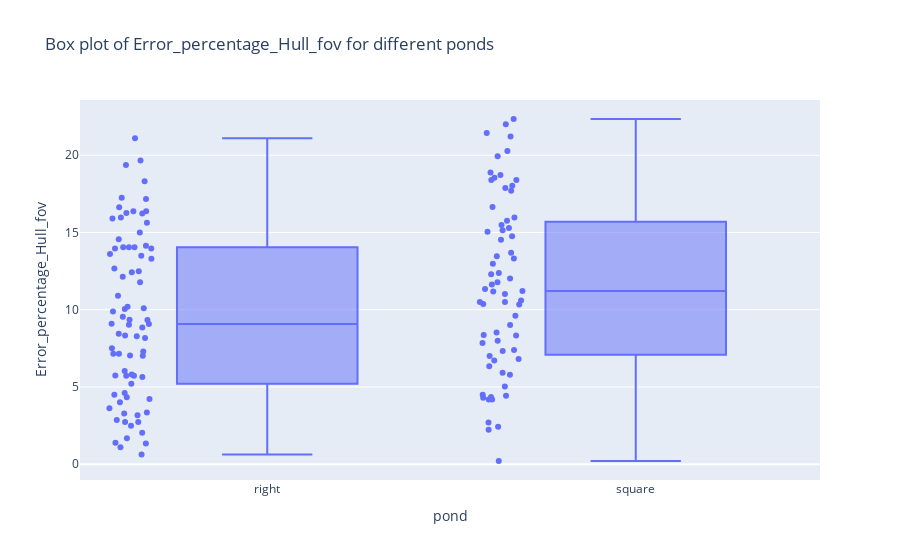
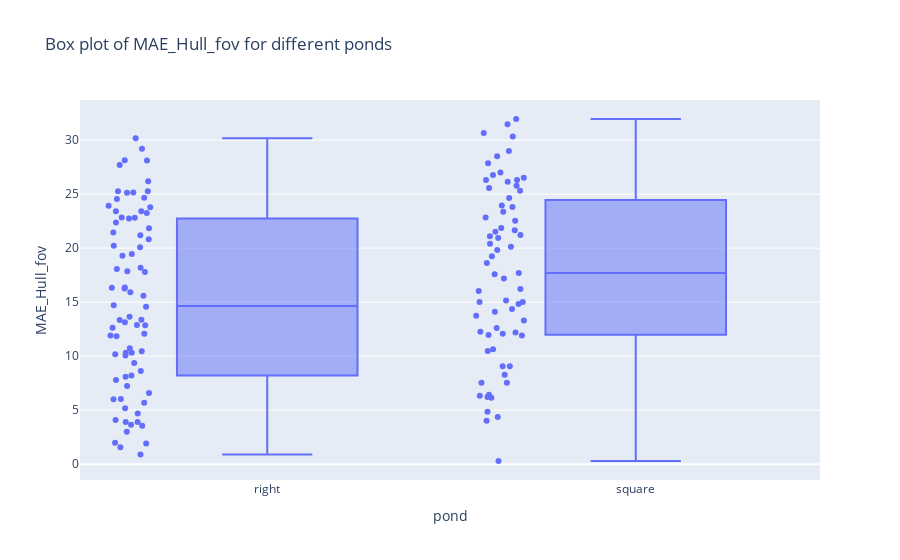

Source (notebook cell) for these figures, in order:
### Code cell
for error in ['Error_percentage_Hull_fov', 'MAE_Hull_fov']:

    # Create a box plot using plotly
    fig = px.box(df_visual,
                    x='pond', 
                    y=error, 
                    points="all",  # Show all points
                    hover_data=['image_path', 'index'],  # Include hover data
                    title=f'Box plot of {error} for different ponds')
    fig.show()

### Figure 1 — Plotly figure (JSON) as saved in the notebook; plotly's stock layout.template omitted (floating-point values rounded to 4 significant figures; data arrays with more than 128 entries replaced by an {"elided": "..."} marker saying what was removed)
{"data": [{"alignmentgroup": "True", "boxpoints": "all", "customdata": {"elided": "145x2 mixed values"}, "hovertemplate": "pond=%{x}<br>Error_percentage_Hull_fov=%{y}<br>image_path=%{customdata[0]}<br>index=%{customdata[1]}<extra></extra>", "legendgroup": "", "marker": {"color": "#636efa"}, "name": "", "notched": false, "offsetgroup": "", "orientation": "v", "showlegend": false, "type": "box", "x": {"elided": "145 str values"}, "x0": " ", "xaxis": "x", "y": {"elided": "145 float values"}, "y0": " ", "yaxis": "y"}], "layout": {"boxmode": "group", "legend": {"tracegroupgap": 0}, "title": {"text": "Box plot of Error_percentage_Hull_fov for different ponds"}, "xaxis": {"anchor": "y", "domain": [0, 1], "title": {"text": "pond"}}, "yaxis": {"anchor": "x", "domain": [0, 1], "title": {"text": "Error_percentage_Hull_fov"}}}}

### Figure 2 — Plotly figure (JSON) as saved in the notebook; plotly's stock layout.template omitted (floating-point values rounded to 4 significant figures; data arrays with more than 128 entries replaced by an {"elided": "..."} marker saying what was removed)
{"data": [{"alignmentgroup": "True", "boxpoints": "all", "customdata": {"elided": "145x2 mixed values"}, "hovertemplate": "pond=%{x}<br>MAE_Hull_fov=%{y}<br>image_path=%{customdata[0]}<br>index=%{customdata[1]}<extra></extra>", "legendgroup": "", "marker": {"color": "#636efa"}, "name": "", "notched": false, "offsetgroup": "", "orientation": "v", "showlegend": false, "type": "box", "x": {"elided": "145 str values"}, "x0": " ", "xaxis": "x", "y": {"elided": "145 float values"}, "y0": " ", "yaxis": "y"}], "layout": {"boxmode": "group", "legend": {"tracegroupgap": 0}, "title": {"text": "Box plot of MAE_Hull_fov for different ponds"}, "xaxis": {"anchor": "y", "domain": [0, 1], "title": {"text": "pond"}}, "yaxis": {"anchor": "x", "domain": [0, 1], "title": {"text": "MAE_Hull_fov"}}}}
